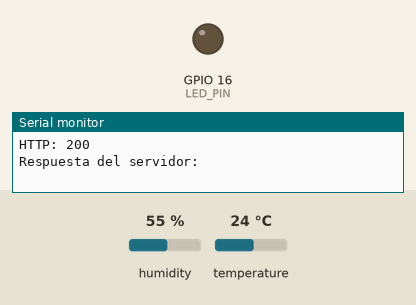
Simulated run of this sketch. Board: ESP32. Shown: output pins drawn as LEDs (lit = HIGH), the last lines printed to the serial monitor. The test bench sets the inputs (shaded band); at power-on: temperature 24 °C, humidity 55 %. WiFi joins after 1.5 s; servers stay silent unless stated; uploads are accepted with an empty reply.

Above: at 4.7 s.
4.8 s: temperature set to 25.6 °C
At 8.8 s:
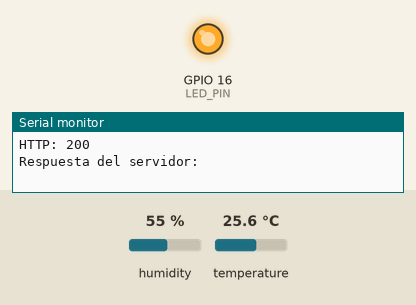
9.6 s: temperature set to 12 °C
At 11.8 s:
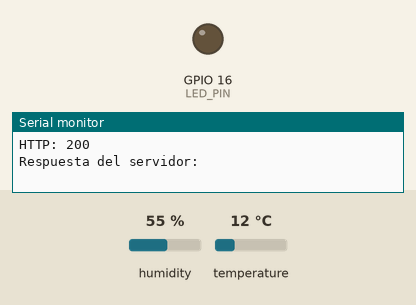
14.4 s: temperature set to 28 °C
At 16.1 s:
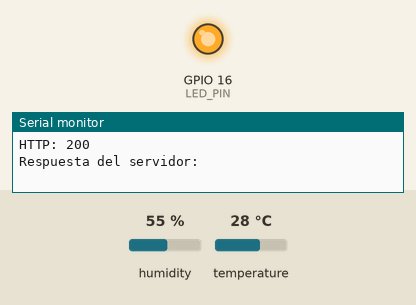
Timing chart, 0 to 17.6 s (numbered marks = the images above; inputs shaded):
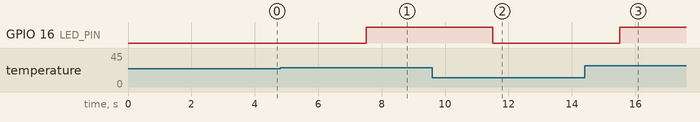

Measured:
- the behaviour switches between 24.9 and 25 °C on temperature (found by bisection; images 0 and 1)
- after the input at 4.8 s, GPIO 16 (LED_PIN): LOW → HIGH after 2.7 s
- after the input at 9.6 s, GPIO 16 (LED_PIN): HIGH → LOW after 1.9 s
- after the input at 14.4 s, GPIO 16 (LED_PIN): LOW → HIGH after 1.1 s

The sketch:

sketch.ino
```cpp
#include <WiFi.h>
#include <HTTPClient.h>
#include <DHT.h>

// ------------ WIFI ------------
const char* WIFI_SSID = "";
const char* WIFI_PASSWORD = "";

// ------------ PINES ------------
#define DHT_PIN 4
#define DHT_TYPE DHT22

const int LED_PIN = 16;

// ------------ SENSOR ------------
DHT dhtSensor(DHT_PIN, DHT_TYPE);

// ------------ TEMPORIZADOR ------------
unsigned long ultimoEnvio = 0;
const unsigned long intervaloLectura = 2000; // 2 segundos

void setup() {

  Serial.begin(115200);

  pinMode(LED_PIN, OUTPUT);

  // Inicializar DHT22
  dhtSensor.begin();

  delay(2000);

  // Conexión WiFi
  Serial.print("Conectando a la red WiFi local");

  WiFi.mode(WIFI_STA);
  WiFi.begin(WIFI_SSID, WIFI_PASSWORD);

  while (WiFi.status() != WL_CONNECTED) {
    delay(500);
    Serial.print(".");
  }

  WiFi.setSleep(false);

  Serial.println("\n¡Conexión Exitosa!");
  Serial.print("IP Asignada: ");
  Serial.println(WiFi.localIP());
}

void loop() {

  // Ejecutar cada 2 segundos sin bloquear el ESP32
  if (millis() - ultimoEnvio >= intervaloLectura) {

    ultimoEnvio = millis();

    float temperatura = dhtSensor.readTemperature();
    float humedad = dhtSensor.readHumidity();

    // Verificar lectura válida
    if (isnan(temperatura) || isnan(humedad)) {
      Serial.println("Error al leer el sensor DHT22");
      return;
    }

    Serial.print("Temperatura: ");
    Serial.print(temperatura, 1);
    Serial.print("°C | Humedad: ");
    Serial.print(humedad, 1);
    Serial.println("%");

    // Lógica del actuador
    if (temperatura >= 25.0) {
      digitalWrite(LED_PIN, HIGH);
      Serial.println("[ALERTA] Temperatura Crítica. Actuador ENCENDIDO.");
    } else {
      digitalWrite(LED_PIN, LOW);
      Serial.println("[INFO] Temperatura Normal. Actuador APAGADO.");
    }

    // -------- ENVÍO A DWEET --------
    if (WiFi.status() == WL_CONNECTED) {

      HTTPClient http;

      String serverPath =
        "http://dweet.cc/dweet/for/demo-iot-itsoeh?temperatura=" +
        String(temperatura, 1) +
        "&humedad=" +
        String(humedad, 1);

      Serial.println();
      Serial.println("URL:");
      Serial.println(serverPath);

      http.setTimeout(5000);
      http.setFollowRedirects(HTTPC_STRICT_FOLLOW_REDIRECTS);

      if (http.begin(serverPath)) {

        int httpResponseCode = http.GET();

        Serial.print("HTTP: ");
        Serial.println(httpResponseCode);

        if (httpResponseCode > 0) {

          String payload = http.getString();

          Serial.println("Respuesta del servidor:");
          Serial.println(payload);

        } else {

          Serial.print("Error HTTP: ");
          Serial.println(http.errorToString(httpResponseCode));
        }

        http.end();

      } else {

        Serial.println("No se pudo iniciar la conexión HTTP");
      }

    } else {

      Serial.println("Error: WiFi desconectado");
    }
  }

  // Aquí pueden ejecutarse otras tareas sin bloquearse
}
```
